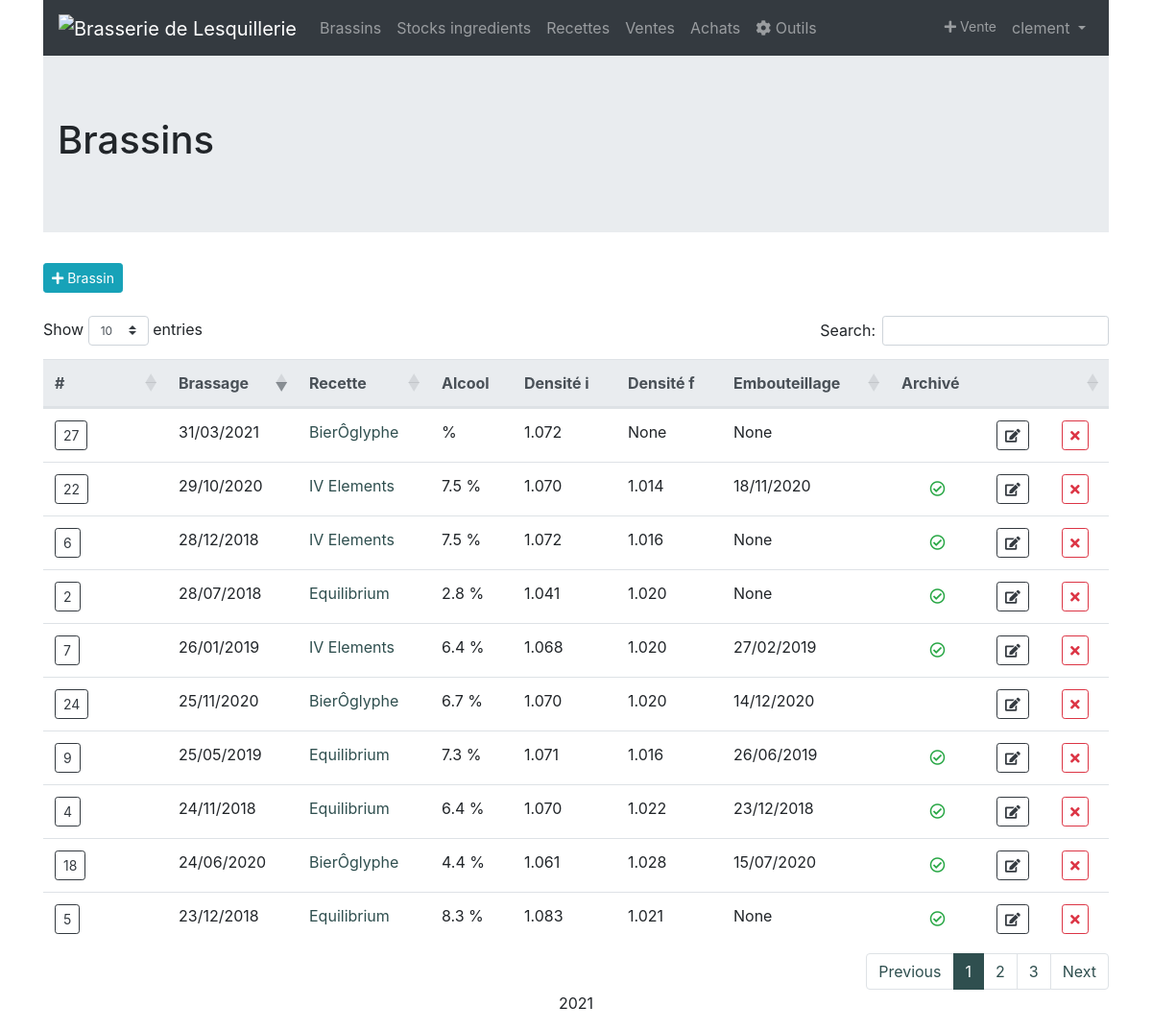
The app's page /brasserie/brassins/ (signed in) with its own data.
### brassin/models.py (models this page shows, shortened)
class Brassin(models.Model):
	date_brassin = models.DateField(null=True)
	numero = models.CharField(blank=True,null=True,max_length=30)
	date_mise_bouteille = models.DateField(blank=True,null=True)
	densite_avant_ebullition = models.DecimalField(blank=True,null=True, max_digits=4, decimal_places=3)
	densite_initiale = models.DecimalField(blank=True,null=True, max_digits=4, decimal_places=3)
	densite_finale = models.DecimalField(blank=True,null=True, max_digits=4, decimal_places=3)
	volume_empatage = models.DecimalField(blank=True,null=True, max_digits=5, decimal_places=1)
	volume_rincage_dreches = models.DecimalField(blank=True,null=True, max_digits=5, decimal_places=1)
	volume_mout = models.DecimalField(blank=True,null=True, max_digits=5, decimal_places=1)
	volume_cuve_fermentation = models.DecimalField(blank=True,null=True, max_digits=5, decimal_places=1)
	volume_starter = models.DecimalField(blank=True,null=True, max_digits=5, decimal_places=1,default=0)
	temps_empatage = models.TimeField(blank=True,null=True,default="01:15:00")
	temps_ebullition = models.TimeField(blank=True,null=True,default="01:30:00")
	temps_fermentation = models.TimeField(blank=True,null=True)
	notes = models.TextField(blank=True,null=True)
	resucrage = models.DecimalField(blank=True,null=True, max_digits=2, decimal_places=1)
	ingredient = models.ManyToManyField(Ingredient, through='BrassinIngredient',null=True,blank=True)
	recette = models.ForeignKey(Recette, on_delete=models.SET_NULL, null=True,blank=True)
	fermenteur = models.ForeignKey(Fermenteur, on_delete=models.SET_NULL, null=True,blank=True)
	archive = models.BooleanField(default=False)
	class Meta:
		verbose_name = "Brassin"
		ordering = ['-date_brassin']
	@property
	def taux_alcool(self):
		if not self.densite_initiale or not self.densite_finale:
			return
		return (self.densite_initiale-self.densite_finale)*Decimal(133.333)

class Recette(models.Model):
	nom = models.CharField(max_length=30)
	type_biere = models.CharField(blank=True,null=True,max_length=30)
	densite_desire = models.DecimalField(blank=True,null=True, max_digits=4, decimal_places=3)
	taux_empatage =  models.DecimalField(max_digits=4, decimal_places=3,default=0.3)
	resucrage = models.DecimalField(blank=True,null=True, max_digits=3, decimal_places=1,default=7)
	notes = models.TextField(blank=True,null=True)
	etiquette = models.ImageField(upload_to = 'recettes',blank=True,null=True)
	class Meta:
		verbose_name = "Recette"
		ordering = ['id']
	def __str__(self):
		return self.nom

### brassin/views.py (the view)
# urls.py: path('brassins/', views.BrassinsList, name="brassin_list"),
@login_required
def BrassinsList(request):
    bs = Brassin.objects.all()
    return render(request, "brassin/brassin_list.html", {'brassins': bs})

### brassin/templates/brassin/brassin_list.html (shortened to what this page needs)
{% extends 'base.html' %}
{% load static %}
{% block css %}
<link rel="stylesheet" href="{% static 'brassin/css/style.css' %}" />
{% endblock %}
{% block content %}
  <div class="jumbotron jumbotron-fluid">
    <div class="container">
      <h1 class="page-header">Brassins</h1>
    </div>
  </div>
      <a class="btn btn-info btn-sm" href="{% url 'brassin_create' %}"><i class="fas fa-plus"></i>  Brassin</a>
  <br/><br/>
  <div class="row">
    <div class="col-12">
      <table class="table table-hover" id="Brassin-table" style="width:100%">
        <thead class="thead-light">
          <tr>
            <th>#</th>
            <th>Brassage</th>
            <th>Recette</th>
            <th>Alcool</th>
            <th>Densité i</th>
            <th>Densité f</th>
            <th>Embouteillage</th>
            <th>Archivé</th>
            <th></th>
            <th></th>
          </tr>
        </thead>
        <tbody>
          {% for brassin in brassins %}
          <tr>
            <td><a data-toggle="tooltip" title="{{ brassin.notes }}" class="btn btn-outline-dark btn-sm" href="{% url 'brassin_consult' brassin.id %}">{{ brassin.numero }}</a></td>
            <td>{{ brassin.date_brassin }}</td>
            <td><a href="{% if brassin.recette %}{% url 'recette_consult' brassin.recette.id %}{% endif %}">{{ brassin.recette }}</a></td>
            <td>{{ brassin.taux_alcool|floatformat }} %</td>
            <td>{{ brassin.densite_initiale }}</td>
            <td>{{ brassin.densite_finale }}</td>
            <td>{{ brassin.date_mise_bouteille }}</td>
            <td style="text-align: center;vertical-align: middle;">{% if brassin.archive %}<i class="far fa-check-circle" style="color:#28a745"></i>{% endif %}</td>
            <td><a class="btn btn-outline-dark btn-sm" href="{% url 'brassin_update' brassin.id %}"><i class="fas fa-edit"></i></a></td>
            <td><a class="btn btn-outline-danger btn-sm" href="{% url 'brassin_delete' brassin.id %}"><i class="fas fa-times"></i></a></td>
          </tr>
          {% empty %}
            <tr>
              <td colspan="10" class="text-center bg-warning">Pas encore de brassin.</td>
            </tr>
          {% endfor %}
        </tbody>
      </table>
    </div>
   </div>
  </div>
{% endblock %}

### templates/base.html (shortened to what this page needs)
{% load static %}
<!DOCTYPE html>
<html lang="fr">
  <head>
    <link rel="stylesheet" href="https://use.fontawesome.com/releases/v5.7.0/css/all.css">
    <link rel="stylesheet" href="https://maxcdn.bootstrapcdn.com/bootstrap/4.0.0/css/bootstrap.min.css">
    <link rel="stylesheet" type="text/css" href="https://cdn.datatables.net/1.10.24/css/dataTables.bootstrap4.min.css"/>
    {% block css %}
    {% endblock %}
  </head>
  <body>
    <div class="container">
      <nav class="navbar navbar-expand-sm bg-dark navbar-dark sticky-top bg-faded">
        <a class="navbar-brand" href="{% url 'home' %}"><img src="" alt="{{ user.profile.brasserie }}" href="{% url 'home' %}"></a>
        <div class="collapse navbar-collapse" id="collapsibleNavbar">
          <ul class="navbar-nav">
            <li class="nav-item">
              <a class="nav-link" href="{% url 'brassin_list' %}">Brassins</a>
            </li>
            <li class="nav-item">
              <a class="nav-link" href="{% url 'ingredients_list' %}">Stocks ingredients</a>
            </li>
            <li class="nav-item">
              <a class="nav-link" href="{% url 'recettes_list' %}">Recettes</a>
            </li>
            <li class="nav-item">
              <a class="nav-link" href="{% url 'ventes_list' %}">Ventes</a>
            </li>
            <li class="nav-item">
              <a class="nav-link" href="{% url 'achats_list' %}">Achats</a>
            </li>
            <li class="nav-item">
              <a class="nav-link" href="{% url 'outils' %}"><i class="fa fa-cog" aria-hidden="true"></i>   Outils</a>
            </li>
          </ul>
          <ul class="navbar-nav ml-auto">
            <li class="nav-item">
              <a class="nav-link btn-outline-info btn-sm" href="{% url 'vente_create' %}"><i class="fas fa-plus"></i>  Vente</a>
            </li>
            <li class="nav-item dropdown">
              <a class="nav-link dropdown-toggle" href="#" id="navbardrop" data-toggle="dropdown">
                {% if user.is_authenticated %}
                  {{ user.get_username }}
                {% endif %}
              </a>
            </li>
          </ul>
        </div>
      </nav>
      {% block content %}
      {% endblock %}
      <footer class="container-fluid bg-4 text-center">
          <p>2021</p>
      </footer>
  </body>
</html>

### brassin/static/brassin/css/style.css (style rules this page uses)
a { color: darkslategray; }

### records on screen
Brassin: numero "27", date_brassin "31/03/2021", recette "BierÔglyphe", densite_initiale "1.072", densite_finale "None", date_mise_bouteille "None"
Brassin: numero "24", date_brassin "25/11/2020", recette "BierÔglyphe", taux_alcool "6.7", densite_initiale "1.070", densite_finale "1.020", date_mise_bouteille "14/12/2020"
Brassin: numero "22", date_brassin "29/10/2020", recette "IV Elements", taux_alcool "7.5", densite_initiale "1.070", densite_finale "1.014", date_mise_bouteille "18/11/2020", archive True (drawn)
Brassin: numero "18", date_brassin "24/06/2020", recette "BierÔglyphe", taux_alcool "4.4", densite_initiale "1.061", densite_finale "1.028", date_mise_bouteille "15/07/2020", archive True (drawn)
Brassin: numero "9", date_brassin "25/05/2019", recette "Equilibrium", taux_alcool "7.3", densite_initiale "1.071", densite_finale "1.016", date_mise_bouteille "26/06/2019", archive True (drawn)
Brassin: numero "7", date_brassin "26/01/2019", recette "IV Elements", taux_alcool "6.4", densite_initiale "1.068", densite_finale "1.020", date_mise_bouteille "27/02/2019", archive True (drawn)
Brassin: numero "6", date_brassin "28/12/2018", recette "IV Elements", taux_alcool "7.5", densite_initiale "1.072", densite_finale "1.016", date_mise_bouteille "None", archive True (drawn)
Brassin: numero "5", date_brassin "23/12/2018", recette "Equilibrium", taux_alcool "8.3", densite_initiale "1.083", densite_finale "1.021", date_mise_bouteille "None", archive True (drawn)
Brassin: numero "4", date_brassin "24/11/2018", recette "Equilibrium", taux_alcool "6.4", densite_initiale "1.070", densite_finale "1.022", date_mise_bouteille "23/12/2018", archive True (drawn)
Brassin: numero "2", date_brassin "28/07/2018", recette "Equilibrium", taux_alcool "2.8", densite_initiale "1.041", densite_finale "1.020", date_mise_bouteille "None", archive True (drawn)

### other values on screen
{{ user.get_username }} "clement"
